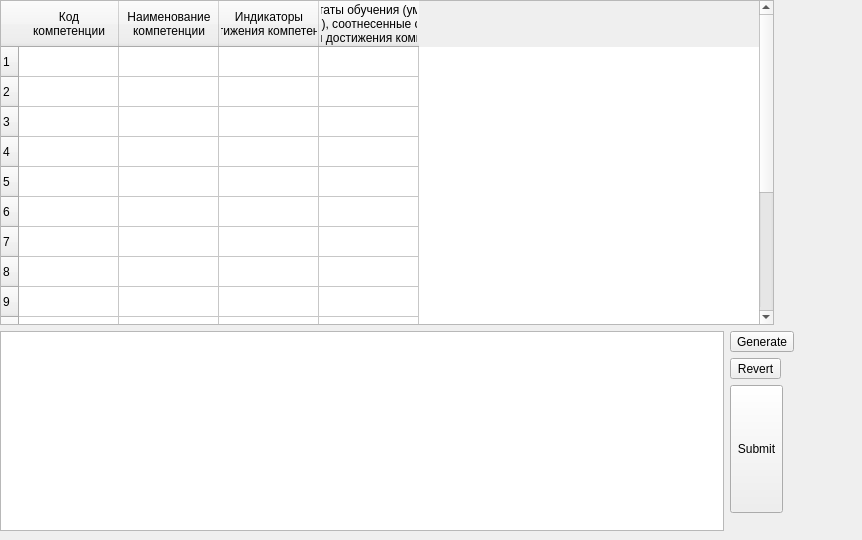
    <widget class="QWidget" name="tab_2">
     <attribute name="title">
      <string>Перечень компетенций</string>
     </attribute>
     <widget class="QWidget" name="formLayoutWidget_5">
      <property name="geometry">
       <rect>
        <x>0</x>
        <y>0</y>
        <width>853</width>
        <height>531</height>
       </rect>
      </property>
      <layout class="QFormLayout" name="formLayout21">
       <item row="0" column="0" colspan="2">
        <widget class="QTableWidget" name="tableCompetencies">
         <property name="minimumSize">
          <size>
           <width>600</width>
           <height>0</height>
          </size>
         </property>
         <property name="maximumSize">
          <size>
           <width>774</width>
           <height>500000</height>
          </size>
         </property>
         <row>
          <property name="text">
           <string>1</string>
          </property>
         </row>
         <row>
          <property name="text">
           <string>2</string>
          </property>
         </row>
         <row>
          <property name="text">
           <string>3</string>
          </property>
         </row>
         <row>
          <property name="text">
           <string>4</string>
          </property>
         </row>
         <row>
          <property name="text">
           <string>5</string>
          </property>
         </row>
         <row>
          <property name="text">
           <string>6</string>
          </property>
         </row>
         <row>
          <property name="text">
           <string>7</string>
          </property>
         </row>
         <row>
          <property name="text">
           <string>8</string>
          </property>
         </row>
         <row>
          <property name="text">
           <string>9</string>
          </property>
         </row>
         <row>
          <property name="text">
           <string>10</string>
          </property>
         </row>
         <row>
          <property name="text">
           <string>11</string>
          </property>
         </row>
         <row>
          <property name="text">
           <string>12</string>
          </property>
         </row>
         <row>
          <property name="text">
           <string>13</string>
          </property>
         </row>
         <row>
          <property name="text">
           <string>14</string>
          </property>
         </row>
         <row>
          <property name="text">
           <string>15</string>
          </property>
         </row>
         <column>
          <property name="text">
           <string>Код
компетенции</string>
          </property>
         </column>
         <column>
          <property name="text">
           <string>Наименование
компетенции</string>
          </property>
         </column>
         <column>
          <property name="text">
           <string>Индикаторы
достижения компетенции</string>
          </property>
         </column>
         <column>
          <property name="text">
           <string>Результаты обучения (умения и
знания), соотнесенные с инди-
каторами достижения компетенции</string>
          </property>
         </column>
         <item row="0" column="0">
          <property name="text">
           <string/>
          </property>
         </item>
         <item row="0" column="3">
          <property name="text">
           <string/>
          </property>
         </item>
        </widget>
       </item>
       <item row="1" column="0">
        <widget class="QTextEdit" name="textEditComp">
         <property name="minimumSize">
          <size>
           <width>724</width>
           <height>200</height>
          </size>
         </property>
         <property name="maximumSize">
          <size>
           <width>724</width>
           <height>200</height>
          </size>
         </property>
        </widget>
       </item>
       <item row="1" column="1">
        <layout class="QVBoxLayout" name="verticalLayout21">
         <item>
          <widget class="QToolButton" name="generateButtonComp">
           <property name="toolTip">
            <string>Сгенерировать AI</string>
           </property>
           <property name="text">
            <string>Generate</string>
           </property>
           <property name="icon">
            <iconset>
             <normaloff>../icons/button_ai.png</normaloff>../icons/button_ai.png</iconset>
           </property>
           <property name="iconSize">
            <size>
             <width>32</width>
             <height>32</height>
            </size>
           </property>
           <property name="autoRaise">
            <bool>false</bool>
           </property>
          </widget>
         </item>
         <item>
          <widget class="QToolButton" name="revertButtonComp">
           <property name="toolTip">
            <string>Отменить AI / Очистить</string>
           </property>
           <property name="toolTipDuration">
            <number>-1</number>
           </property>
           <property name="styleSheet">
            <string notr="true"/>
           </property>
           <property name="text">
            <string>Revert</string>
           </property>
           <property name="icon">
            <iconset>
             <normaloff>../icons/button_revert.png</normaloff>../icons/button_revert.png</iconset>
           </property>
           <property name="iconSize">
            <size>
             <width>32</width>
             <height>16</height>
            </size>
           </property>
           <property name="autoRaise">
            <bool>false</bool>
           </property>
          </widget>
         </item>
         <item>
          <widget class="QToolButton" name="submitButtonComp">
           <property name="minimumSize">
            <size>
             <width>0</width>
             <height>128</height>
            </size>
           </property>
           <property name="toolTip">
            <string>Сохранить в ячейку</string>
           </property>
           <property name="styleSheet">
            <string notr="true"/>
           </property>
           <property name="text">
            <string>Submit</string>
           </property>
           <property name="icon">
            <iconset>
             <normaloff>../icons/button_submit.png</normaloff>../icons/button_submit.png</iconset>
           </property>
           <property name="iconSize">
            <size>
             <width>32</width>
             <height>32</height>
            </size>
           </property>
           <property name="autoRaise">
            <bool>false</bool>
           </property>
          </widget>
         </item>
        </layout>
       </item>
      </layout>
     </widget>
    </widget>
